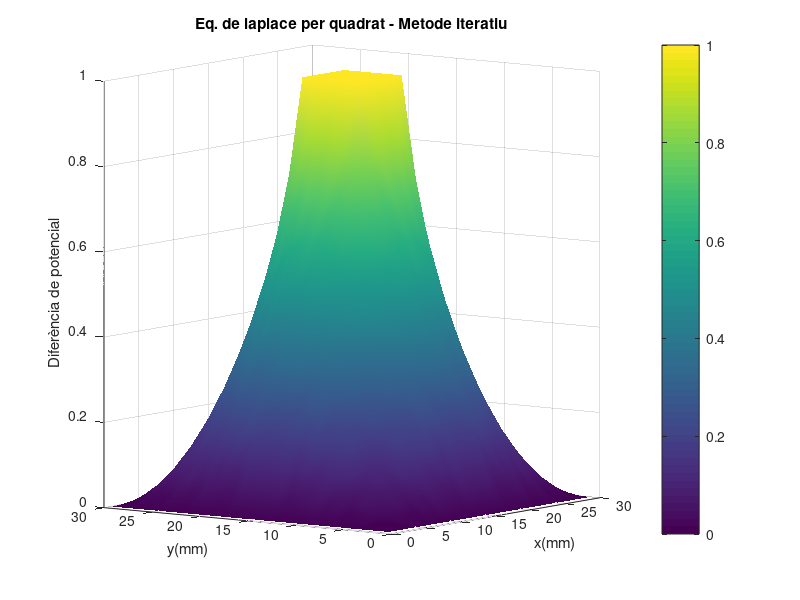
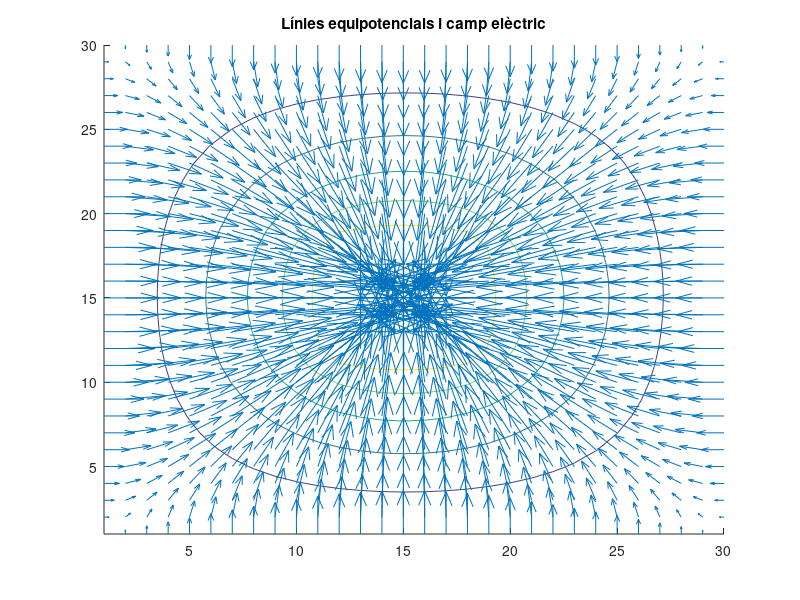

Reproduce these figures in MATLAB, in order.

%%Authors: Daniel Goncalves, Martí Berenguer, Marc Fuster.

tic
%%Declaració de variables
N=30; %Espai d'estudi Real
C=6; %Costat del quadrat (ha de ser parell)
C=C/2;
Vquadrat=1; %Potencial del quadrat, 1 per normalització.
    
%Creació de la matriu
    V=zeros(N,N);
%Cond.Cont del quadrat interior   
    V((((end/2-C)):(end/2)+C),((end/2-C)):end/2+C)=Vquadrat;  
%Cond.Cont dels extrems
%Al ser la matriu ja directament de 0 no cal afegirles

%Si es vulguessin afegir altres condicions exteriors, usar
   %V(1,:)=0.2;
   %V(N,:)=0.2;
   %V(:,1)=0.2;
   %V(:,N)=0.2;
    
%%Equacions
tolerancia=0.0001;
A=rand(1)*100;
iteracions=1;

while A>tolerancia %%Aquest while es per depurar la funció, fent que l'aproximació numèrica sigui molt més bona
    Norm1=norm(V);
    for i=2:N-1;
        for j=2:N-1;
              if V(i,j)==1 %% El continue salta a la seguent iteració del for
                continue;  %% Si el voltatge es 1, ho salta ---> Mante el quadrat fixe
              end
    
            V(i,j)=(V(i-1,j)+V(i+1,j)+V(i,j-1)+V(i,j+1))./4;
        end
    end
    Norm2=norm(V);
    A=abs(Norm2-Norm1); %%Diferencia entre xn i xn+1 --> aproximació del resultat
    iteracions=iteracions+1; %% para a les 888 iteracions aprox
    
end

%Guardat de la Matriu solució amb la posició corresponent
arxiu = fopen('arxiu.txt','wt');
for i=1:N
    for j=1:N
       fprintf(arxiu,'%d\t%d\t%g\n',i,j,V(i,j)); %el \t es tabulador
    end                                          %el \n canvia de linea
end
fclose(arxiu)


[Ex,Ey]=gradient(V);%%Per calcular el camp elèctric

%%Representació gràfica de V
figure
hold on
surf(V); shading interp; colorbar;
xlabel('x(mm)')
grid
ylabel('y(mm)')
zlabel('Diferència de potencial')
title('Eq. de laplace per quadrat - Metode iteratiu')
view (-54,6);
hold off

%EXTRA: representacio del camp E i linies equipot.
figure
hold on 
contour(V,5);
quiver(Ex,Ey,5);
title('Línies equipotencials i camp elèctric')
hold off
    
toc
